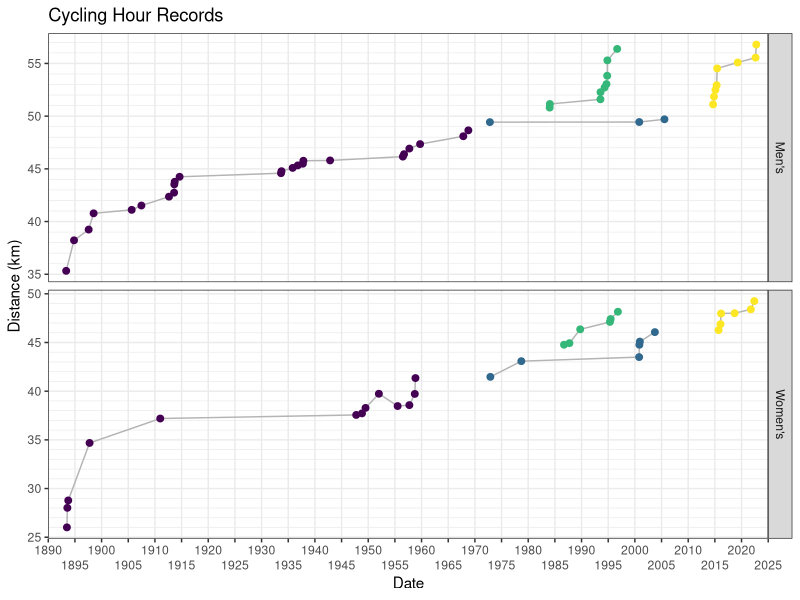
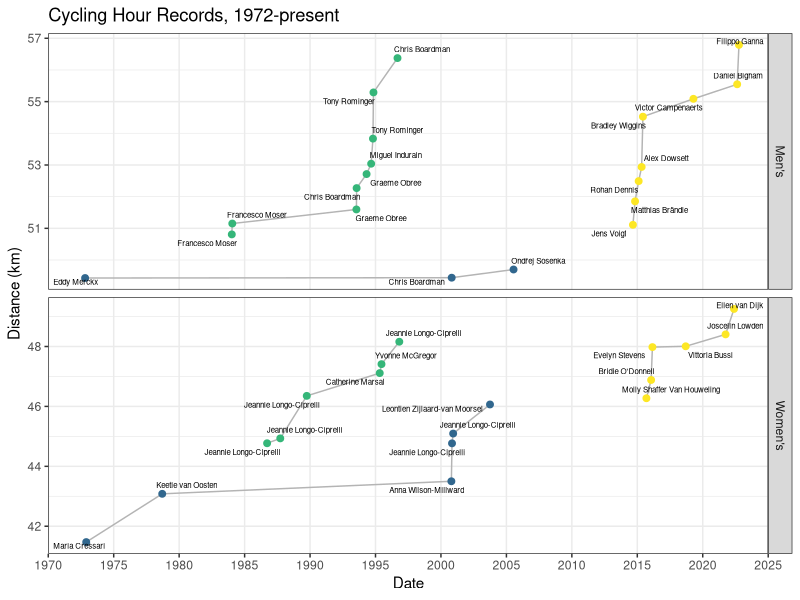

These charts were generated, in order, by the following R code:
## ---- chunk 1
#| label: libraries
#| include: false

library(tidyverse)
library(kableExtra)
library(scales)
library(viridis)
library(ggrepel)
## ---- chunk 2
#| label: data-preparation
#| message: false

read_csv("hour_records.csv", col_types = "ccffn") |>
  mutate(date = mdy(date)) ->
  hour_records

hour_records |>
  kable(caption = "Cycling Hour Records") |>
  scroll_box(height = "5in")
## ---- chunk 3
#| label: chart-1
#| warning: false
#| code-fold: true

hour_records |>
  ggplot() +
  # aesthetic mapping
  aes(x = date, y = distance, colour = type, fill = type, label = name) +
  # visual elements representing the data
  geom_line(colour = "#b4b4b4") +
  geom_point(size = 2) +
  # scales
  scale_y_continuous(breaks = seq(25,60,5), minor_breaks = seq(25, 60, 1)) +
  scale_x_date(breaks = as.Date(paste0(seq(1890, 2030, by = 5), "-01-01")),
               labels = date_format("%Y"),
               guide = guide_axis(n.dodge = 2),
               limits = as.Date(c("1890-01-01", "2025-01-01")),
               expand = c(0, 0)) +
  scale_colour_viridis(discrete = TRUE) +
  scale_fill_viridis(discrete = TRUE) +
  # facets
  facet_wrap(facets = vars(gender), 
             scales = "free_y", 
             nrow = 2, 
             strip.position="right") +
  # labels
  labs(title = "Cycling Hour Records", 
       y = "Distance (km)", 
       x = "Date") +
  # theming
  theme_bw() +
  theme(legend.position = "none",
        legend.title = element_blank(),
        panel.grid.minor.x = element_blank()) ->
  p

p
## ---- chunk 4
#| label: chart-2
#| warning: false
#| code-fold: true

# change the data embedded in the previous plot
p$data |>
  filter(type != "Historical") ->
  p$data

# re-plot it with text labels and new scales
p +
  geom_text_repel(size = 2, colour = "black") +
  scale_x_date(breaks = as.Date(paste0(seq(1970, 2030, by = 5), "-01-01")),
               labels = date_format("%Y"),
               limits = as.Date(c("1970-01-01", "2025-01-01")),
               expand = c(0, 0)) +
  scale_y_continuous() +
  scale_colour_viridis(discrete = TRUE, begin = 0.33) +
  labs(title = "Cycling Hour Records, 1972-present")
